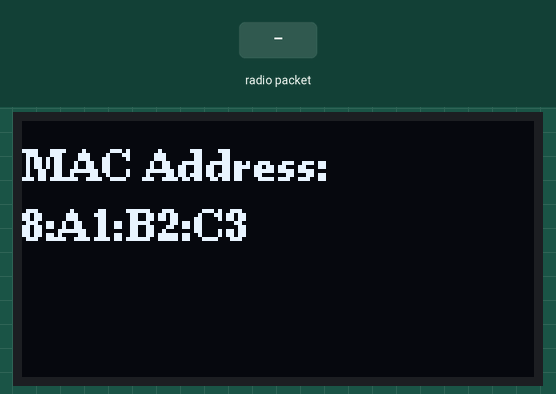
Simulated run of this sketch. Board: ESP32. On the bench: 128×64 one-colour display. Inputs (shaded band) come from the test bench. What the sketch prints to the serial monitor is not drawn.

Above: at 3.2 s.
3.3 s: radio packet "1" arrives
At 4.5 s:
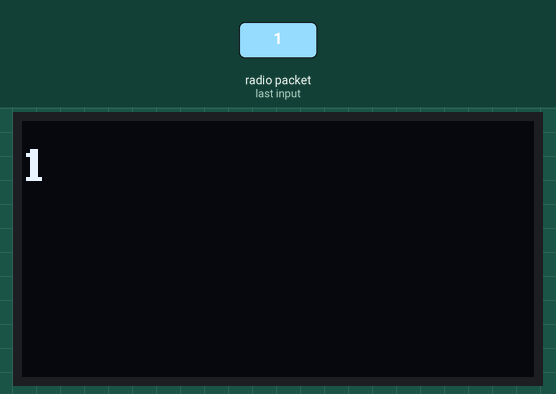
4.8 s: radio packet "0" arrives
At 6.0 s:
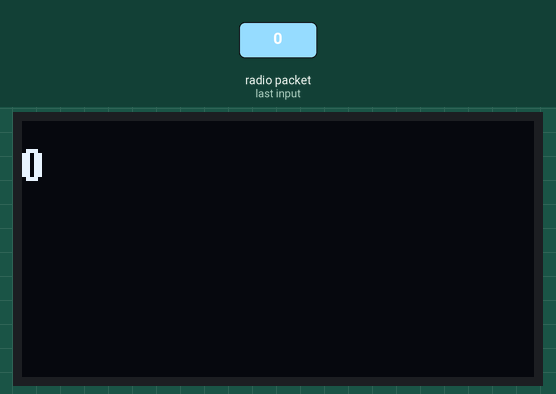
6.3 s: radio packet "2" arrives
Timing chart, 0 to 9.3 s (numbered marks = the images above; inputs shaded):
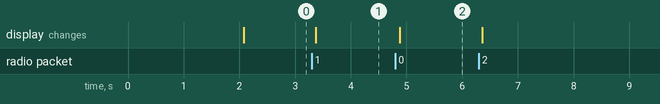

The sketch:

sketch_aug17c.ino
```cpp
#include <esp_now.h>
#include <WiFi.h>
#include <U8g2lib.h>
#include <Wire.h>

#define SDA_PIN 8
#define SCL_PIN 9

U8G2_SSD1306_128X64_NONAME_F_HW_I2C u8g2(U8G2_R0, /* reset=*/ U8X8_PIN_NONE, SCL_PIN, SDA_PIN);

String displayMessage = "";

volatile bool newDataReady = false;
char safeBuffer[255] = {0};

// Initialize FreeRTOS hardware spinlock for thread safety
portMUX_TYPE mux = portMUX_INITIALIZER_UNLOCKED;

void updateDisplay() {
  u8g2.clearBuffer();
  u8g2.setFont(u8g2_font_ncenB08_tr);

  int y = 15;
  int strLen = displayMessage.length();
  int charsPerLine = 20;

  for(int i = 0; i < strLen; i += charsPerLine) {
    String line = displayMessage.substring(i, min(i + charsPerLine, strLen));
    u8g2.drawStr(0, y, line.c_str());
    y += 15;
  }
  u8g2.sendBuffer();
}

// Hardware interrupt callback for incoming ESP-NOW packets
void OnDataRecv(const esp_now_recv_info *esp_now_info, const uint8_t *incomingData, int len) {
  if (len <= 0 || len >= 255) return;

  // Filter: Scan the packet for non-printable characters.
  // This silently drops stray RF packets from other devices in the environment.
  for(int i = 0; i < len; i++) {
    if(incomingData[i] != 0 && (incomingData[i] < 32 || incomingData[i] > 126)) {
      return;
    }
  }

  // Lock memory block to prevent race conditions during the copy operation
  portENTER_CRITICAL_ISR(&mux);
  memset(safeBuffer, 0, sizeof(safeBuffer));
  memcpy(safeBuffer, incomingData, len);
  newDataReady = true;
  portEXIT_CRITICAL_ISR(&mux);
}

void setup() {
  Serial.begin(115200);
  Wire.begin(SDA_PIN, SCL_PIN);

  // Initialize OLED and boot animation
  u8g2.begin();
  u8g2.clearBuffer();
  u8g2.setFont(u8g2_font_ncenB14_tr);
  u8g2.drawStr(25, 40, "By HEZ");
  u8g2.sendBuffer();
  delay(2000);

  WiFi.mode(WIFI_STA);
  String macAddress = WiFi.macAddress();

  displayMessage = "MAC Address:\n" + macAddress;
  updateDisplay();

  // Forward boot status to host
  Serial.print("{\"event\":\"boot\", \"mac\":\"");
  Serial.print(macAddress);
  Serial.println("\"}");

  if (esp_now_init() != ESP_OK) {
    displayMessage = "ESP-NOW Init Error!";
    updateDisplay();
    return;
  }

  esp_now_register_recv_cb(OnDataRecv);
}

void loop() {
  if (newDataReady) {

    // Lock memory block while extracting data to prevent ISR corruption
    portENTER_CRITICAL(&mux);
    String tempString = String(safeBuffer);
    newDataReady = false;
    portEXIT_CRITICAL(&mux);

    displayMessage = tempString;

    updateDisplay();

    Serial.print("{\"event\":\"recv_data\", \"payload\":\"");
    Serial.print(displayMessage);
    Serial.println("\"}");
  }

  delay(20);
}
```

Measured:
- after the input at 3.3 s, the display: changes after 0.07 s (image 1)
- after the input at 4.8 s, the display: changes after 0.08 s (image 2)
